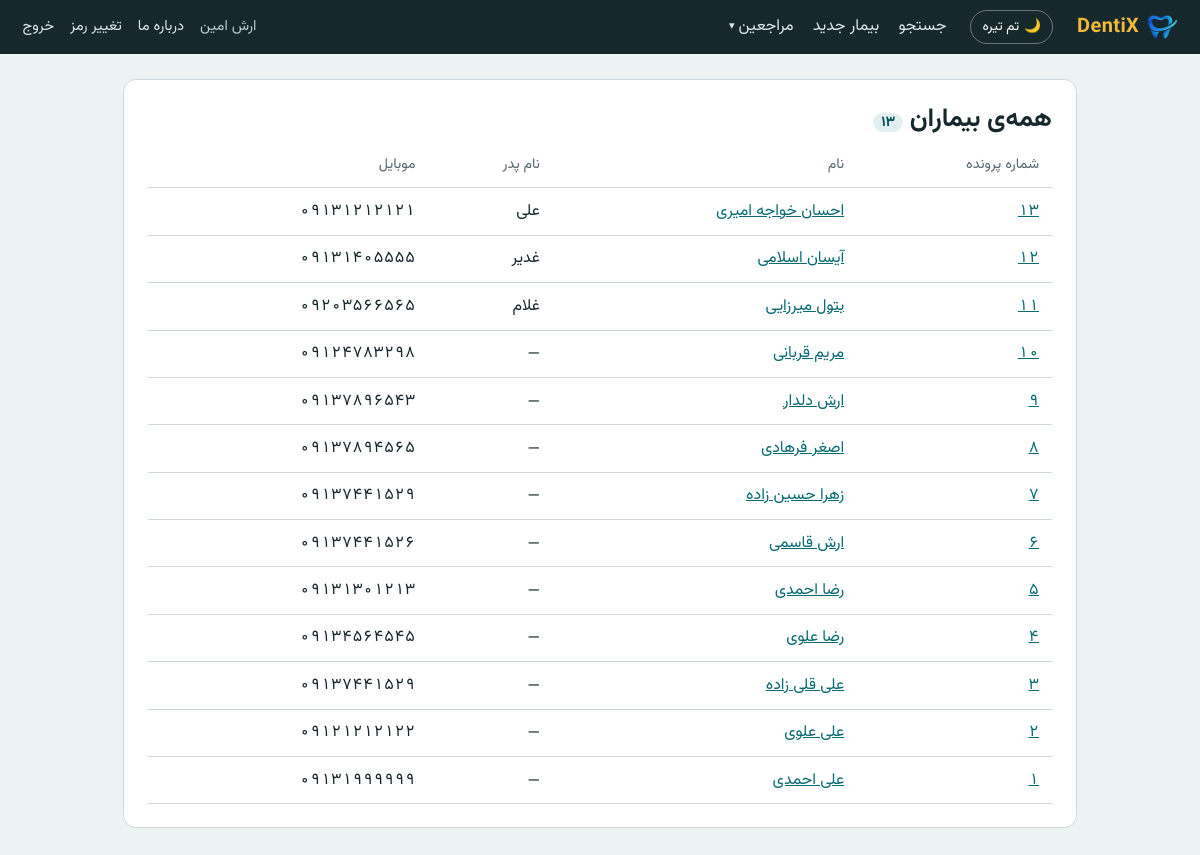
Page /patients/all/ (signed in) on the committed database.
### patients/models.py (models this page shows, shortened)
class Patient(models.Model):
    MEDICAL_CONDITIONS = [
        ("hepatitis", "هپاتیت"),
        ("high_blood_pressure", "فشارخون"),
        ("prolonged_bleeding", "خونریزی طولانی"),
        ("rheumatic_fever", "تب روماتیسمی"),
        ("liver_disorder", "اختلال کبدی"),
        ("seizure", "تشنج"),
        ("hiv", "ایدز"),
        ("pregnancy", "حاملگی"),
        ("miscarriage_history", "سابقه سقط"),
        ("diabetes", "دیابت"),
        ("allergy", "آلرژی"),
        ("heart_disease", "بیماری قلبی"),
        ("drug_sensitivity", "حساسیت دارویی"),
        ("surgery_history", "سابقه عمل جراحی"),
        ("cancer", "سرطان"),
        ("medication_use", "مصرف دارو"),
    ]
    _MEDICAL_LABELS = dict(MEDICAL_CONDITIONS)
    file_number = models.PositiveIntegerField("شماره پرونده", unique=True, editable=False)
    first_name = models.CharField("نام", max_length=60)
    last_name = models.CharField("نام خانوادگی", max_length=80)
    father_name = models.CharField("نام پدر", max_length=60, blank=True)
    national_id = models.CharField("کدملی", max_length=20, unique=True)
    mobile = models.CharField("موبایل", max_length=11)
    birth_date = models.DateField("تاریخ تولد", null=True, blank=True)
    address = models.TextField("آدرس", blank=True)
    file_location = models.CharField(
        "محل نگهداری پرونده", max_length=100, blank=True,
        help_text="مثلاً: قفسه ۳، ردیف ۲",
    )
    photo = models.ImageField("عکس بیمار", upload_to="patient_avatars/%Y/%m/", blank=True, null=True)
    medical_conditions = models.CharField("بیماری‌های خاص", max_length=255, blank=True, default="")
    hospitalization_history = models.CharField("سابقه بستری در بیمارستان", max_length=200, blank=True)
    hospitalization_reason = models.CharField("علت بستری", max_length=200, blank=True)
    other_conditions = models.CharField("سایر بیماری‌ها", max_length=300, blank=True)
    notes = models.TextField("توضیحات", blank=True)
    search_name = models.CharField(max_length=200, editable=False, db_index=True, default="")
    created_at = models.DateTimeField("تاریخ ثبت", auto_now_add=True)
    updated_at = models.DateTimeField(auto_now=True)
    created_by = models.ForeignKey(
        settings.AUTH_USER_MODEL, null=True, blank=True, editable=False,
        on_delete=models.SET_NULL, related_name="+", verbose_name="ثبت‌کننده",
    )
    class Meta:
        verbose_name = "بیمار"
        verbose_name_plural = "بیماران"
        ordering = ["-file_number"]
    @property
    def full_name(self):
        return f"{self.first_name} {self.last_name}".strip()

### patients/views.py (the view)
# urls.py: path("patients/all/", views.patients_all, name="patients_all"),
@access("patients.view_patient")
def patients_all(request):
    qs = Patient.objects.all().order_by("-file_number")
    paginator = Paginator(qs, 50)
    page = paginator.get_page(request.GET.get("page"))
    return render(request, "patients/patients_all.html", {"page": page, "total": paginator.count})

### patients/context_processors.py (called while the page is built)
def site_credit(request):
    return {
        "site_developer_name": credit.DEVELOPER_NAME,
        "site_developer_phone": credit.DEVELOPER_PHONE,
        "site_developer_email": credit.DEVELOPER_EMAIL,
    }

### patients/templatetags/fa.py (called while the page is built)
@register.filter
def fa_digits(value):
    if value is None:
        return ""
    return to_fa_digits(value)

@register.filter
def file_no(value):
    try:
        return to_fa_digits(f"{int(value)}")
    except (TypeError, ValueError):
        return ""

### patients/utils.py (called while the page is built)
def to_fa_digits(value):
    return str(value).translate(_TO_FA)

### templates/patients/patients_all.html (shortened to what this page needs)
{% extends "base.html" %}
{% load fa %}
{% block content %}
<section class="card">
  <h1>همه‌ی بیماران <span class="badge">{{ total|fa_digits }}</span></h1>
  {% if page.object_list %}
    <div class="table-wrap">
    <table class="data">
      <thead><tr><th class="num-head">شماره پرونده</th><th>نام</th><th>نام پدر</th><th class="num-head">موبایل</th></tr></thead>
      <tbody>
        {% for p in page.object_list %}
        <tr>
          <td class="num"><a href="{% url 'patient_detail' p.pk %}">{{ p.file_number|file_no }}</a></td>
          <td><a href="{% url 'patient_detail' p.pk %}">{{ p.full_name }}</a></td>
          <td>{{ p.father_name|default:"—" }}</td>
          <td class="num">{{ p.mobile|fa_digits }}</td>
        </tr>
        {% endfor %}
      </tbody>
    </table>
    </div>
  {% else %}
    <p class="empty-inline">هنوز هیچ بیماری ثبت نشده است.</p>
  {% endif %}
</section>
{% endblock %}

### templates/base.html (shortened to what this page needs)
{% load static %}<!doctype html>
<html lang="fa" dir="rtl">
<head>
  <link rel="stylesheet" href="{% static 'css/app.css' %}">
</head>
<body>
  <header class="topbar">
    <a class="brand" href="{% url 'home' %}">
      <img src="{% static 'img/logo-icon.png' %}" alt="" class="brand-logo">
      <span dir="ltr">DentiX</span>
    </a>
    <button type="button" class="theme-toggle" id="theme-toggle" aria-pressed="false">
      <span class="theme-toggle-icon" aria-hidden="true">🌙</span>
      <span class="theme-toggle-label">تم تیره</span>
    </button>
    {% if user.is_authenticated %}
      <nav class="nav" aria-label="منوی اصلی">
        <a href="{% url 'search' %}">جستجو</a>
        {% if perms.patients.add_patient %}<a href="{% url 'patient_create' %}">بیمار جدید</a>{% endif %}
        {% if perms.patients.view_visit %}
        <details class="nav-dropdown">
          <summary>مراجعین</summary>
        </details>
        {% endif %}
      </nav>
      <div class="who">
        <span>{{ user.get_full_name|default:user.username }}</span>
        <a href="{% url 'about' %}">درباره ما</a>
        <a href="{% url 'password_change' %}">تغییر رمز</a>
        <form method="post" action="{% url 'logout' %}">{% csrf_token %}<button type="submit" class="link">خروج</button></form>
      </div>
    {% endif %}
  </header>
  <main class="page {% block page_class %}{% endblock %}">
    {% block content %}{% endblock %}
  </main>
</body>
</html>

### static/css/app.css (style rules this page uses)
:root { --bg: #edf2f3; --surface: #ffffff; --ink: #17282d; --header-bg: #17282d; --muted: #56696f; --line: #cbd9dc; --teal: #0a6b72; --teal-dark: #06525a; --teal-tint: #e3f0f1; --tab: #f0b93a; --tab-ink: #2b2100; --tab-tint: #fff3d1; --danger: #b0342b; --ok: #1d6f49; }
* { box-sizing: border-box; }
html { font-size: 16px; }
body { margin: 0; background: var(--bg); color: var(--ink); font-family: "Vazirmatn", Tahoma, "Segoe UI", sans-serif; line-height: 1.7; }
a { color: var(--teal); }
h1, h2 { line-height: 1.35; margin: 0 0 .4rem; }
h1 { font-size: 1.6rem; }
.num { direction: ltr; text-align: right; font-variant-numeric: tabular-nums; white-space: nowrap; }
.num-head { text-align: right; white-space: nowrap; }
.topbar { display: flex; align-items: center; gap: 1.5rem; flex-wrap: wrap; padding: .6rem 1.4rem; background: var(--header-bg); color: #fff; }
.brand { font-weight: 700; font-size: 1.25rem; letter-spacing: .02em; color: var(--tab); text-decoration: none; display: inline-flex; align-items: center; gap: .5rem; }
.brand-logo { width: 1.9rem; height: 1.9rem; object-fit: contain; }
.nav { display: flex; gap: 1.2rem; flex: 1; flex-wrap: wrap; }
.nav a, .who a { color: #dbe8ea; text-decoration: none; }
.who { display: flex; align-items: center; gap: 1rem; color: #b8cbce; font-size: .92rem; }
.who form { margin: 0; }
button.link { background: none; border: 0; padding: 0; font: inherit; cursor: pointer; color: #dbe8ea; }
.page { max-width: 62rem; margin: 0 auto; padding: 1.6rem 1.2rem 3rem; }
.card { background: var(--surface); border: 1px solid var(--line); border-radius: .8rem; padding: 1.4rem 1.5rem; margin-bottom: 1.2rem; }
.badge { display: inline-block; min-width: 1.6rem; padding: 0 .5rem; text-align: center; background: var(--teal-tint); color: var(--teal-dark); border-radius: 1rem; font-size: .9rem; font-weight: 700; }
.table-wrap { overflow-x: auto; }
table.data { width: 100%; border-collapse: collapse; }
.data th, .data td { padding: .6rem .8rem; text-align: start; border-bottom: 1px solid var(--line); vertical-align: top; }
.data th.num-head, .data td.num { text-align: right; direction: ltr; white-space: nowrap; }
.data th { color: var(--muted); font-weight: 400; font-size: .9rem; }
.nav-dropdown { position: relative; display: inline-block; }
.nav-dropdown summary { cursor: pointer; list-style: none; color: #dbe8ea; display: inline-flex; align-items: center; gap: .25rem; }
.nav-dropdown summary::after { content: "▾"; font-size: .7em; }
.theme-toggle { background: none; border: 1px solid rgba(255,255,255,.35); color: inherit; border-radius: 999px; padding: .3rem .7rem; font: inherit; font-size: .85rem; cursor: pointer; display: inline-flex; align-items: center; gap: .3rem; }

### rows in the picture
Patient: file_number|file_no "۱۳", full_name "احسان خواجه امیری", father_name "علی", mobile|fa_digits "۰۹۱۳۱۲۱۲۱۲۱"
Patient: file_number|file_no "۱۲", full_name "آیسان اسلامی", father_name "غدیر", mobile|fa_digits "۰۹۱۳۱۴۰۵۵۵۵"
Patient: file_number|file_no "۱۱", full_name "بتول میرزایی", father_name "غلام", mobile|fa_digits "۰۹۲۰۳۵۶۶۵۶۵"
Patient: file_number|file_no "۱۰", full_name "مریم قربانی", father_name "—", mobile|fa_digits "۰۹۱۲۴۷۸۳۲۹۸"
Patient: file_number|file_no "۹", full_name "ارش دلدار", father_name "—", mobile|fa_digits "۰۹۱۳۷۸۹۶۵۴۳"
Patient: file_number|file_no "۸", full_name "اصغر فرهادی", father_name "—", mobile|fa_digits "۰۹۱۳۷۸۹۴۵۶۵"
Patient: file_number|file_no "۷", full_name "زهرا حسین زاده", father_name "—", mobile|fa_digits "۰۹۱۳۷۴۴۱۵۲۹"
Patient: file_number|file_no "۶", full_name "ارش قاسمی", father_name "—", mobile|fa_digits "۰۹۱۳۷۴۴۱۵۲۶"
Patient: file_number|file_no "۵", full_name "رضا احمدی", father_name "—", mobile|fa_digits "۰۹۱۳۱۳۰۱۲۱۳"
Patient: file_number|file_no "۴", full_name "رضا علوی", father_name "—", mobile|fa_digits "۰۹۱۳۴۵۶۴۵۴۵"
Patient: file_number|file_no "۳", full_name "علی قلی زاده", father_name "—", mobile|fa_digits "۰۹۱۳۷۴۴۱۵۲۹"
Patient: file_number|file_no "۲", full_name "علی علوی", father_name "—", mobile|fa_digits "۰۹۱۲۱۲۱۲۱۲۲"
Patient: file_number|file_no "۱", full_name "علی احمدی", father_name "—", mobile|fa_digits "۰۹۱۳۱۹۹۹۹۹۹"

### other values in the picture
{{ user.get_full_name|default:user.username }} "ارش امین"
{{ total|fa_digits }} "۱۳"
